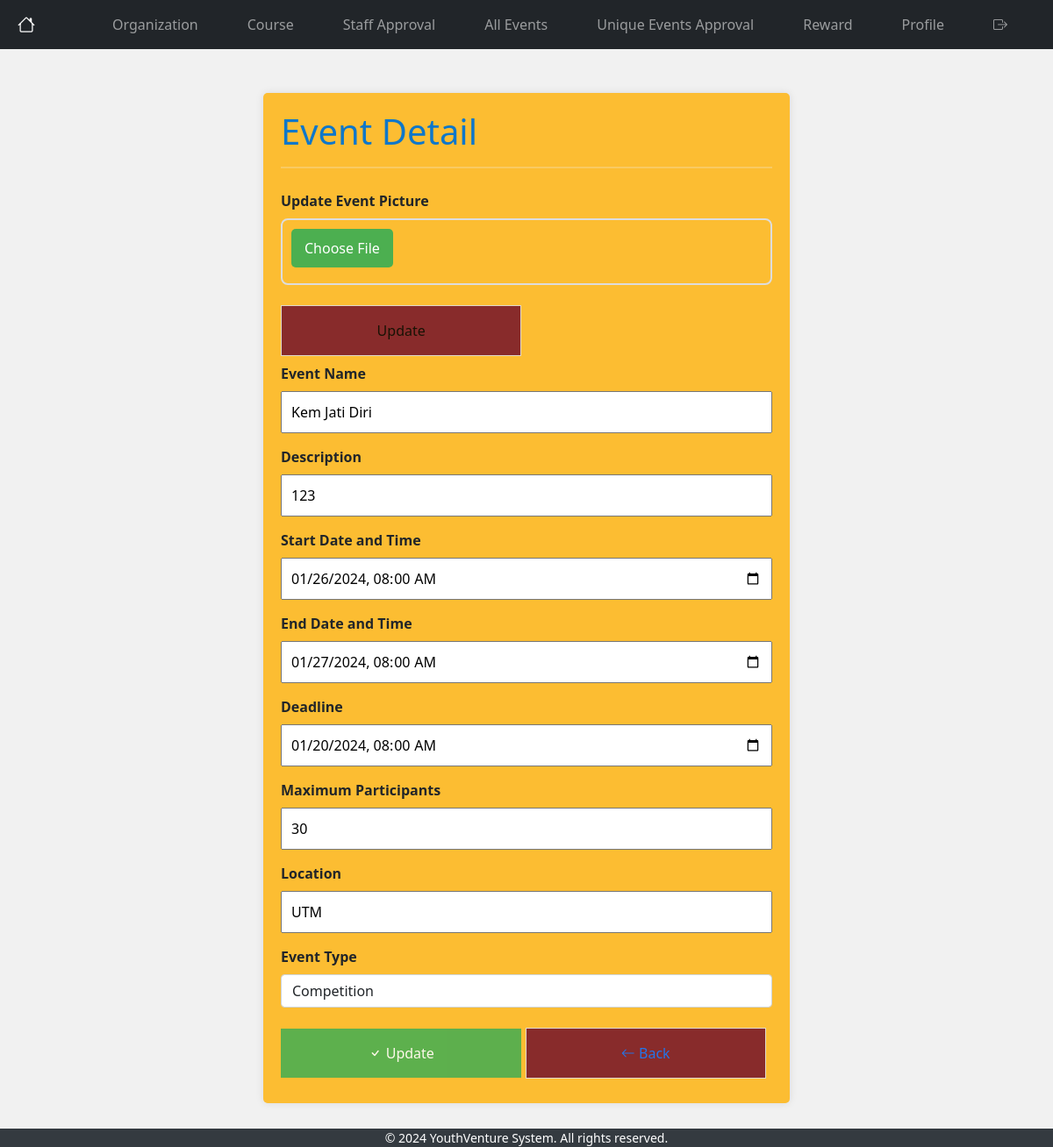
/admins/update_event/E00004 (signed in), run on the app's committed database.
### tables this page shows
CREATE TABLE `event` (
  `EventID` varchar(6) NOT NULL,
  `EventName` varchar(45) NOT NULL,
  `Description` text NOT NULL,
  `MaxParticipants` int(11) DEFAULT NULL,
  `Deadline` datetime DEFAULT NULL,
  `StartDateAndTime` datetime DEFAULT NULL,
  `EndDateAndTime` datetime DEFAULT NULL,
  `Location` varchar(255) NOT NULL,
  `EventType` int(1) DEFAULT NULL,
  `RewardPoints` int(11) DEFAULT NULL,
  `OrganizationID` varchar(6) DEFAULT NULL,
  `Picture` varchar(255) DEFAULT NULL
);

### app/libraries/Core.php (called while the page is built, shortened)
<?php
  class Core {
    protected $currentMethod = 'index';
    public function __construct(){
      $url = $this->getUrl();
      if (isset($url[0])){
      if(file_exists('../app/controllers/' . ucwords($url[0]). '.php')){
        unset($url[0]);
      }
    }
      $this->currentController = new $this->currentController;
      if(isset($url[1])){
        if(method_exists($this->currentController, $url[1])){
          $this->currentMethod = $url[1];
          unset($url[1]);
        }
      }
      $this->params = $url ? array_values($url) : [];
      call_user_func_array([$this->currentController, $this->currentMethod], $this->params);
    }
    public function getUrl(){
      if(isset($_GET['url'])){
        $url = rtrim($_GET['url'], '/');
        $url = filter_var($url, FILTER_SANITIZE_URL);
        $url = explode('/', $url);
        return $url;
      }
    }
  }

### app/require.php (called while the page is built, shortened)
<?php
    require_once 'libraries/Core.php';
    require_once 'libraries/Controller.php';
    require_once 'libraries/Database.php';
    $init = new Core();

### public/index.php (called while the page is built)
<?php
    require_once '../app/require.php';

### app/libraries/Database.php (called while the page is built, shortened)
<?php
    class Database {
        private $dbHost = DB_HOST;
        private $dbUser = DB_USER;
        private $dbPass = DB_PASS;
        private $dbName = DB_NAME;
        private $statement;
        private $dbHandler;
        public function __construct() {
            $conn = 'mysql:host=' . $this->dbHost . ';dbname=' . $this->dbName;
            $options = array(
                PDO::ATTR_PERSISTENT => true,
                PDO::ATTR_ERRMODE => PDO::ERRMODE_EXCEPTION
            );
            try {
                $this->dbHandler = new PDO($conn, $this->dbUser, $this->dbPass, $options);
            } catch (PDOException $e) {
                $this->error = $e->getMessage();
                echo $this->error;
            }
        }
        public function query($sql) {
            $this->statement = $this->dbHandler->prepare($sql);
        }
        public function bind($parameter, $value, $type = null) {
            switch (is_null($type)) {
                default:
                    $type = PDO::PARAM_STR;
            }
            $this->statement->bindValue($parameter, $value, $type);
        }
        public function execute() {
            return $this->statement->execute();
        }
        public function single() {
            $this->execute();
            return $this->statement->fetch(PDO::FETCH_OBJ);
        }
    }

### app/models/Event.php (called while the page is built, shortened)
<?php
class Event{
    private $db;
    public function __construct(){
        $this->db = new Database;
    }
    public function getEventById($eventId){
        $this->db->query('SELECT * FROM Event WHERE EventID = :eventId');
        $this->db->bind(':eventId', $eventId);
        $row = $this->db->single();
        return $row;
    }
}
?>

### app/views/admins/update_event.php (the view, shortened to what this page needs)
<?php require APPROOT . '/views/admins/nav.php'; ?>
<html lang="en">
<head>
</head>
<body>
    <div class="container">
        <h1>Event Detail</h1>
        <hr>
        <form action="<?php echo URLROOT; ?>/admins/update_event/<?php echo $data['eventId']; ?>" method="post" enctype="multipart/form-data" id="form">
            <label for="picture"><b>Update Event Picture</b></label>
            <div class="upload">
                <div class="round">
                    <label for="picture">Choose File</label>
                </div>
            </div>
            <input type="submit" name="upload" value="Update" class="button">
        </form>
        <form action="<?php echo URLROOT; ?>/admins/update_event/<?php echo $data['eventId']; ?>" method="post">
                <label for="event_name"><b>Event Name</b></label>
                <input type="text" placeholder="Enter Event Name" name="event_name" value="<?php echo $data['eventName']; ?>">
                <label for="description"><b>Description</b></label>
                <input type="text" placeholder="Enter Description" name="description" value="<?php echo $data['description']; ?>">
                <label for="start_date_and_time"><b>Start Date and Time</b></label>
                <input type="datetime-local" placeholder="Enter Start Date and Time" name="start_date_and_time" value="<?php echo $data['startDateAndTime']; ?>">
                <label for="end_date_and_time"><b>End Date and Time</b></label>
                <input type="datetime-local" placeholder="Enter End Date and Time" name="end_date_and_time" value="<?php echo $data['endDateAndTime']; ?>">
                <label for="deadline"><b>Deadline</b></label>
                <input type="datetime-local" placeholder="Enter Deadline" name="deadline" value="<?php echo $data['deadline']; ?>">
                <label for="MaxParticipants"><b>Maximum Participants</b></label>
                <input type="number" placeholder="Enter Maximum Participants" name="MaxParticipants" value="<?php echo $data['maxParticipant']; ?>">
                <label for="location"><b>Location</b></label>
                <input type="text" placeholder="Enter Location" name="location" value="<?php echo $data['location']; ?>">
                <label for="event_type"><b>Event Type</b></label>
                <select name="event_type" class="form-control <?php echo (!empty($data['event_type_err'])) ? 'is-invalid' : ''; ?>">
                    <option value="4" <?php echo ($data['eventType'] == 4) ? 'selected' : ''; ?>>Competition</option>
                </select>
                <button type="submit" class="registerbtn"><i class="bi bi-check"></i> Update</button>
                <a href="<?php echo URLROOT; ?>/admins/all_events" class="button"><i class="bi bi-arrow-left"></i> Back</a>
            </form>
        </div>
    </body>
</html>
<?php require APPROOT . '/views/includes/footer.php'; ?>

### app/views/admins/nav.php (style rules this page uses)
.container { width: 80%; }
h1 { color: #0e77ca; }

### app/views/admins/update_event.php (style rules this page uses)
body { background-color: #f1f1f1; margin: 0; padding: 0; box-sizing: border-box; }
.container { background-color: #FCBD32; padding: 20px; max-width: 600px; margin: 50px auto; box-shadow: 0 0 10px rgba(0, 0, 0, 0.1); border-radius: 5px; }
label { display: block; margin-bottom: 8px; }
input[type="text"], input[type="password"], input[type="datetime-local"], input[type="number"], select { width: 100%; padding: 10px; margin-bottom: 15px; box-sizing: border-box; }
hr { border: 1px solid #f1f1f1; margin-bottom: 25px; }
.registerbtn, .button { display: inline-block; width: 49%; padding: 16px 20px; margin: 8px 0; border: none; cursor: pointer; opacity: 0.9; text-align: center; text-decoration: none; font-size: 16px; }
.registerbtn { background-color: #4CAF50; color: white; }
.button { background-color: #7C1C2B; border: 1px solid #ddd; }
.upload { margin-bottom: 15px; }
.round { border: 2px solid #ddd; padding: 10px; border-radius: 8px; }
.round label { background-color: #4CAF50; color: white; padding: 10px 15px; border-radius: 5px; cursor: pointer; display: inline-block; }

### data on the page
event: event_name "Kem Jati Diri", description "123", start_date_and_time "01/26/2024 08:00", end_date_and_time "01/27/2024 08:00", deadline "01/20/2024 08:00", MaxParticipants "30", location "UTM", event_type "Competition"
